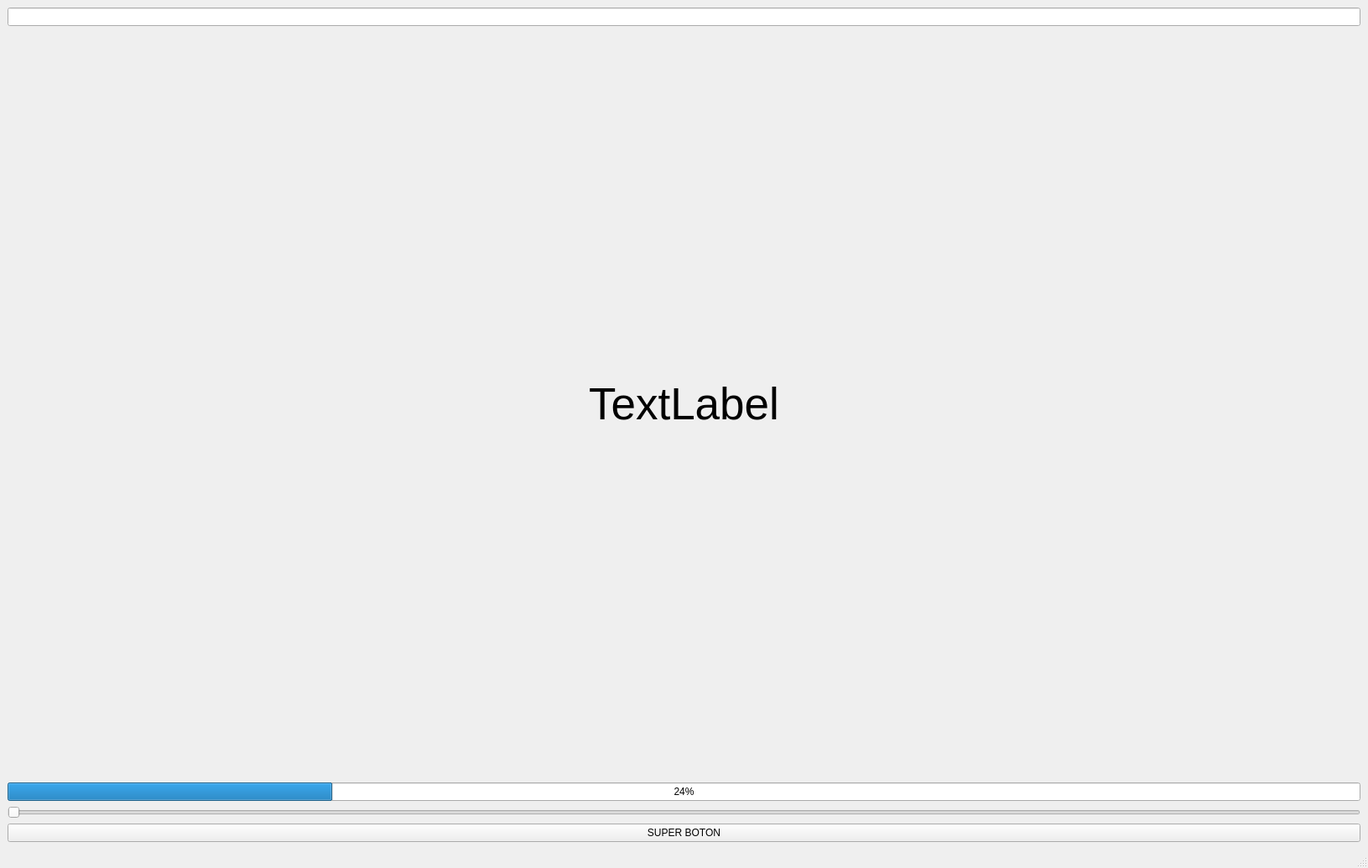
<?xml version="1.0" encoding="UTF-8"?>
<ui version="4.0">
 <class>MainWindow</class>
 <widget class="QMainWindow" name="MainWindow">
  <property name="geometry">
   <rect>
    <x>0</x>
    <y>0</y>
    <width>1631</width>
    <height>1035</height>
   </rect>
  </property>
  <property name="windowTitle">
   <string>MainWindow</string>
  </property>
  <widget class="QWidget" name="centralwidget">
   <layout class="QVBoxLayout" name="verticalLayout">
    <item>
     <layout class="QGridLayout" name="gridLayout">
      <item row="0" column="0">
       <widget class="QLineEdit" name="lineEdit"/>
      </item>
      <item row="2" column="0">
       <widget class="QProgressBar" name="progressBar">
        <property name="value">
         <number>24</number>
        </property>
       </widget>
      </item>
      <item row="1" column="0">
       <widget class="QLabel" name="label">
        <property name="font">
         <font>
          <pointsize>40</pointsize>
         </font>
        </property>
        <property name="text">
         <string>TextLabel</string>
        </property>
        <property name="alignment">
         <set>Qt::AlignmentFlag::AlignCenter</set>
        </property>
       </widget>
      </item>
      <item row="3" column="0">
       <widget class="QSlider" name="horizontalSlider">
        <property name="orientation">
         <enum>Qt::Orientation::Horizontal</enum>
        </property>
       </widget>
      </item>
      <item row="4" column="0">
       <widget class="QPushButton" name="pushButton">
        <property name="text">
         <string>SUPER BOTON</string>
        </property>
       </widget>
      </item>
     </layout>
    </item>
   </layout>
  </widget>
  <widget class="QMenuBar" name="menubar">
   <property name="geometry">
    <rect>
     <x>0</x>
     <y>0</y>
     <width>1631</width>
     <height>22</height>
    </rect>
   </property>
  </widget>
  <widget class="QStatusBar" name="statusbar"/>
 </widget>
 <resources/>
 <connections/>
</ui>
